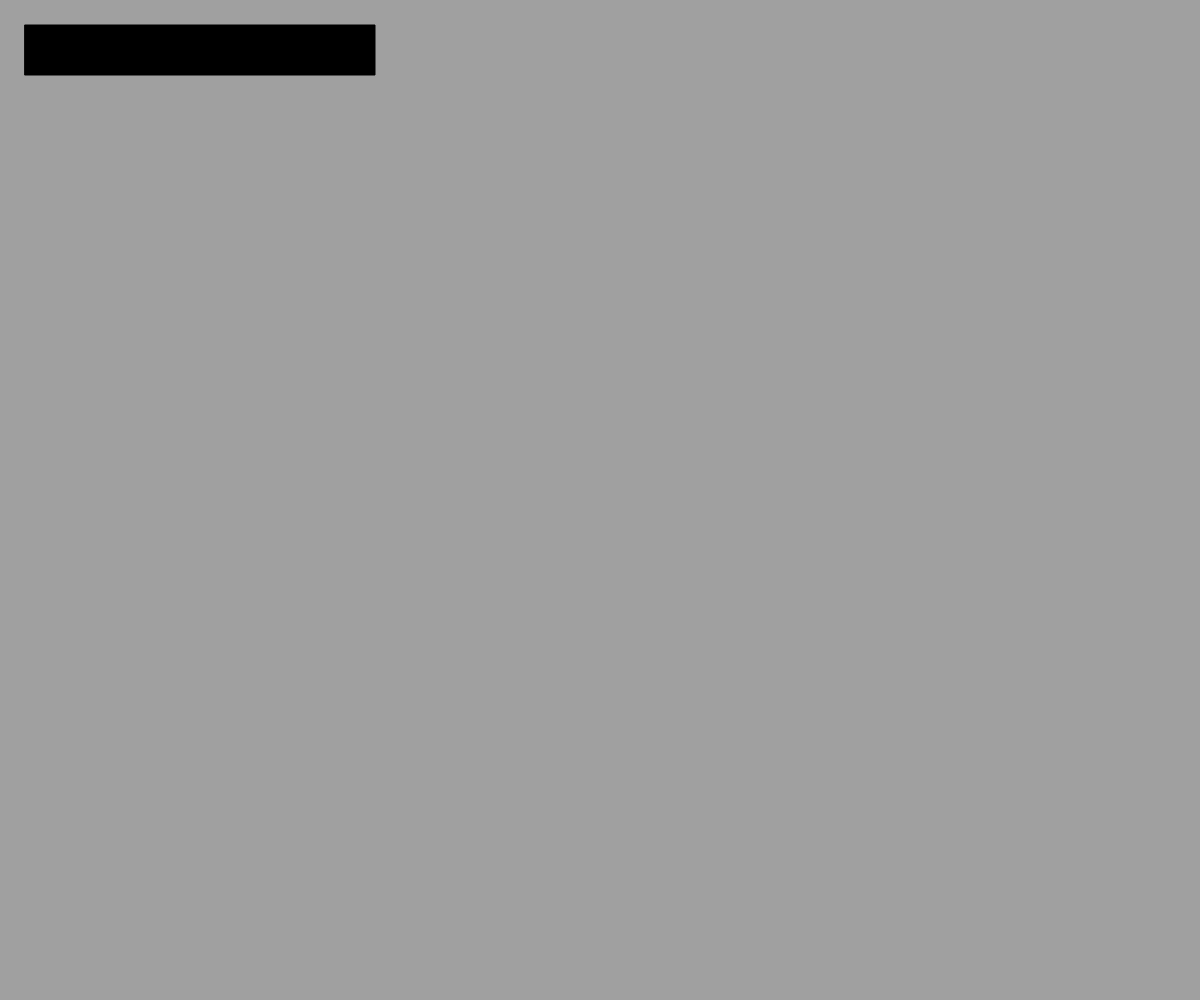
Frame 1 (no input)
Frame 60 (no input): identical to frame 1, image omitted
Frame 120 (the mouse pressed at the canvas centre since frame 60): identical to frame 1, image omitted

The p5.js sketch that drew this single still picture (run headless with seeded random() and noise() and a simulated clock; from frame 60 on, the mouse is pressed at the canvas centre):

// p5.js sketch
// ── sketch.js
var pos = 25;

function setup() {
  createCanvas(window.innerWidth,window.innerHeight);
  frameRate(3000);
  background(160)
}

function draw() {
  background(160);
  fill(0);
  rect(25,pos,350,50);
}

function mouseWheel(e) {
  if(e.delta > 0){
    pos -= 5;
  }else{
    pos+=5;
  }
  return false
}
